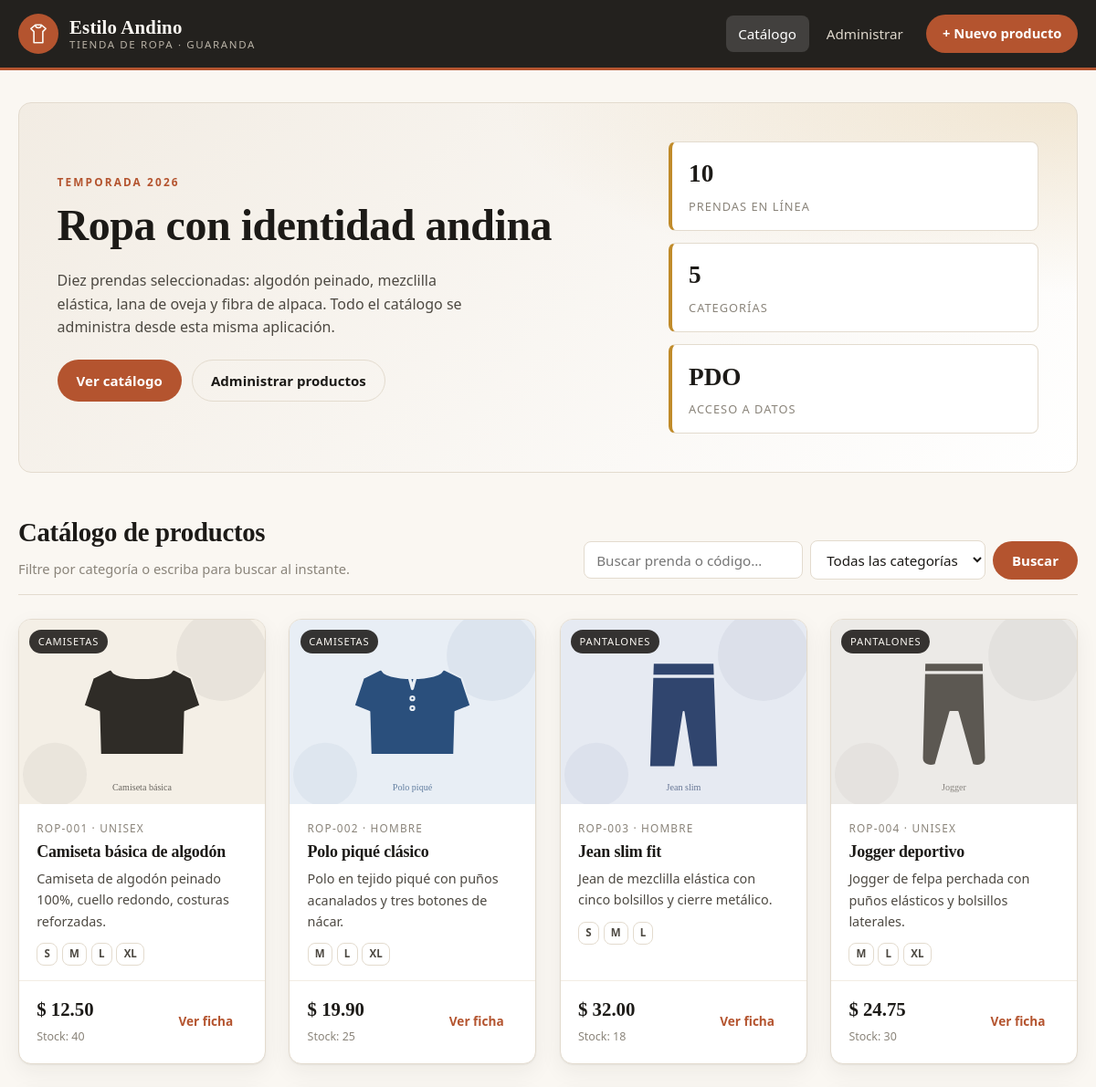
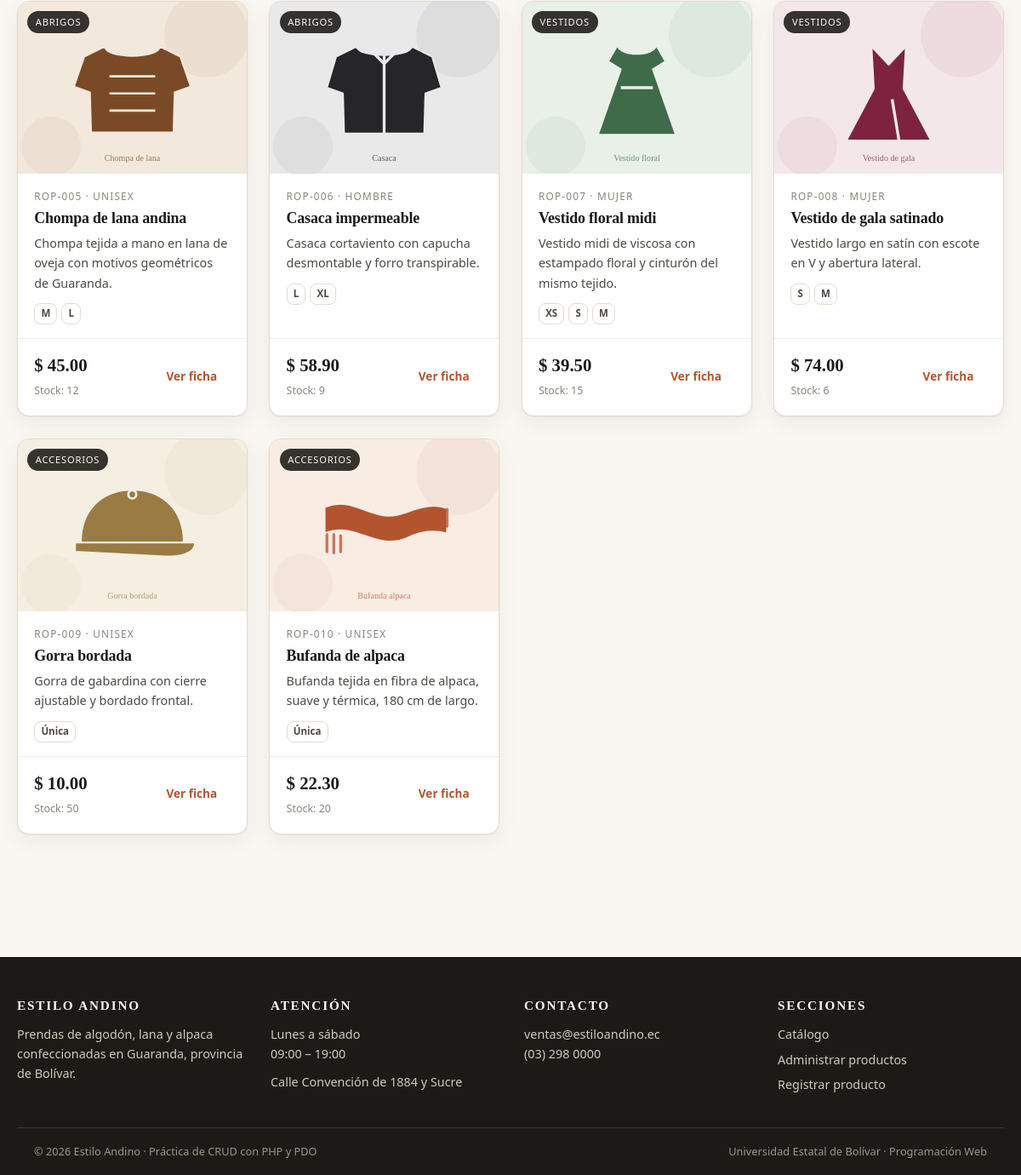
The page / on the database its author committed (2 pictures, top to bottom).
### tables this page shows
CREATE TABLE producto (
    id_producto     INT UNSIGNED  NOT NULL AUTO_INCREMENT,
    codigo          VARCHAR(15)   NOT NULL,       
    nombre          VARCHAR(100)  NOT NULL,
    descripcion     VARCHAR(400)  NULL,
    precio          DECIMAL(8,2)  NOT NULL,
    stock           INT UNSIGNED  NOT NULL DEFAULT 0,
    color           VARCHAR(30)   NULL,
    genero          ENUM('Hombre','Mujer','Unisex','Niño') NOT NULL DEFAULT 'Unisex',
    imagen          VARCHAR(120)  NULL,           
    activo          TINYINT(1)    NOT NULL DEFAULT 1,
    fecha_registro  TIMESTAMP     NOT NULL DEFAULT CURRENT_TIMESTAMP,
    id_categoria    INT UNSIGNED  NOT NULL,
    CONSTRAINT pk_producto PRIMARY KEY (id_producto),
    CONSTRAINT uq_producto_codigo UNIQUE (codigo),
    CONSTRAINT fk_producto_categoria
        FOREIGN KEY (id_categoria) REFERENCES categoria (id_categoria)
        ON UPDATE CASCADE ON DELETE RESTRICT,
    CONSTRAINT ck_producto_precio CHECK (precio > 0),
    INDEX idx_producto_nombre (nombre)
);

CREATE TABLE categoria (
    id_categoria INT UNSIGNED NOT NULL AUTO_INCREMENT,
    nombre       VARCHAR(50)  NOT NULL,
    descripcion  VARCHAR(150) NULL,
    CONSTRAINT pk_categoria PRIMARY KEY (id_categoria),
    CONSTRAINT uq_categoria_nombre UNIQUE (nombre)
);

### controlador/ProductoControlador.php (called while the page is built, shortened)
<?php
class ProductoControlador
{
    private ProductoModelo $productos;
    private CatalogoModelo $catalogo;
    public function __construct(PDO $pdo)
    {
        $this->productos = new ProductoModelo($pdo);
        $this->catalogo  = new CatalogoModelo($pdo);
    }
    public function manejar(string $accion): void
    {
        match ($accion) {
            'catalogo'   => $this->catalogo(),
            'panel'      => $this->panel(),
            'nuevo'      => $this->nuevo(),
            'editar'     => $this->editar(),
            'guardar'    => $this->guardar(),
            'actualizar' => $this->actualizar(),
            'eliminar'   => $this->eliminar(),
            'ver'        => $this->ver(),
            default      => $this->catalogo(),
        };
    }
    private function catalogo(): void
    {
        $busqueda    = trim((string) ($_GET['q'] ?? ''));
        $idCategoria = isset($_GET['cat']) && $_GET['cat'] !== '' ? (int) $_GET['cat'] : null;
        $this->render('catalogo', [
            'titulo'     => 'Catálogo',
            'productos'  => $this->productos->listar($busqueda, $idCategoria, true),
            'categorias' => $this->catalogo->categorias(),
            'busqueda'   => $busqueda,
            'catActual'  => $idCategoria,
        ]);
    }
    private function render(string $vista, array $datos = []): void
    {
        extract($datos, EXTR_SKIP);
        require __DIR__ . '/../vistas/encabezado.php';
        require __DIR__ . '/../vistas/' . $vista . '.php';
        require __DIR__ . '/../vistas/pie.php';
    }
}

### index.php (called while the page is built, shortened)
<?php
require_once __DIR__ . '/config/conexion.php';
require_once __DIR__ . '/config/utilidades.php';
require_once __DIR__ . '/modelo/ProductoModelo.php';
require_once __DIR__ . '/controlador/ProductoControlador.php';
$pdo         = obtenerConexion();
$controlador = new ProductoControlador($pdo);
$accion = (string) ($_GET['accion'] ?? 'catalogo');
$controlador->manejar($accion);

### config/utilidades.php (called while the page is built, shortened)
<?php
function e(?string $texto): string
{
    return htmlspecialchars((string) $texto, ENT_QUOTES, 'UTF-8');
}
function precio(float|string $valor): string
{
    return '$ ' . number_format((float) $valor, 2, '.', ',');
}
function rutaImagen(?string $archivo): string
{
    $archivo = trim((string) $archivo);
    if ($archivo !== '' && file_exists(__DIR__ . '/../img/' . $archivo)) {
        return 'img/' . $archivo;
    }
    return 'img/sin-imagen.svg';
}

### modelo/ProductoModelo.php (called while the page is built, shortened)
<?php
class ProductoModelo
{
    private PDO $pdo;
    public function __construct(PDO $pdo)
    {
        $this->pdo = $pdo;
    }
    public function listar(string $busqueda = '', ?int $idCategoria = null, bool $soloActivos = false): array
    {
        $sql = 'SELECT  p.id_producto, p.codigo, p.nombre, p.descripcion, p.precio,
                        p.stock, p.color, p.genero, p.imagen, p.activo, p.fecha_registro,
                        p.id_categoria, c.nombre AS categoria,
                        GROUP_CONCAT(t.etiqueta ORDER BY t.id_talla SEPARATOR ", ") AS tallas
                FROM        producto p
                INNER JOIN  categoria c       ON c.id_categoria = p.id_categoria
                LEFT  JOIN  producto_talla pt ON pt.id_producto = p.id_producto
                LEFT  JOIN  talla t           ON t.id_talla     = pt.id_talla
                WHERE 1 = 1';
        $parametros = [];
        if ($soloActivos) {
            $sql .= ' AND p.activo = 1';
        }
        $sql .= ' GROUP BY p.id_producto ORDER BY p.codigo ASC';
        try {
            $sentencia = $this->pdo->prepare($sql);
            $sentencia->execute($parametros);
            return $sentencia->fetchAll();
        } catch (PDOException $e) {
            error_log('[ProductoModelo::listar] ' . $e->getMessage());
            return [];
        }
    }
}

### vistas/catalogo.php (the view, shortened to what this page needs)
<section class="portada">
    <div class="portada__texto">
        <p class="portada__etiqueta">Temporada 2026</p>
        <h1>Ropa con identidad andina</h1>
        <p class="portada__bajada">
            Diez prendas seleccionadas: algodón peinado, mezclilla elástica, lana de oveja y
            fibra de alpaca. Todo el catálogo se administra desde esta misma aplicación.
        </p>
        <div class="portada__acciones">
            <a class="boton boton--principal" href="#catalogo">Ver catálogo</a>
            <a class="boton boton--linea" href="index.php?accion=panel">Administrar productos</a>
        </div>
    </div>
    <div class="portada__cifras">
        <div><strong><?= count($productos) ?></strong><span>prendas en línea</span></div>
        <div><strong><?= count($categorias) ?></strong><span>categorías</span></div>
        <div><strong>PDO</strong><span>acceso a datos</span></div>
    </div>
</section>
<section id="catalogo" class="seccion">
    <div class="seccion__cabeza">
        <div>
            <h2>Catálogo de productos</h2>
            <p class="seccion__ayuda">Filtre por categoría o escriba para buscar al instante.</p>
        </div>
        <form class="filtros" method="get" action="index.php">
            <input type="search" name="q" id="filtroVivo" value="<?= e($busqueda) ?>"
                   placeholder="Buscar prenda o código…" autocomplete="off">
            <select name="cat" onchange="this.form.submit()">
                <option value="">Todas las categorías</option>
            </select>
            <button class="boton boton--principal" type="submit">Buscar</button>
        </form>
    </div>
    <?php if ($productos === []): ?>
        <p class="vacio">No se encontraron productos con esos criterios.</p>
    <?php else: ?>
        <div class="rejilla" id="rejilla">
            <?php foreach ($productos as $p): ?>
                <article class="tarjeta"
                         data-nombre="<?= e(mb_strtolower($p['nombre'] . ' ' . $p['codigo'] . ' ' . $p['categoria'])) ?>">
                    <div class="tarjeta__imagen">
                        <img src="<?= e(rutaImagen($p['imagen'])) ?>" alt="<?= e($p['nombre']) ?>" loading="lazy">
                        <span class="insignia"><?= e($p['categoria']) ?></span>
                    </div>
                    <div class="tarjeta__cuerpo">
                        <p class="tarjeta__codigo"><?= e($p['codigo']) ?> &middot; <?= e($p['genero']) ?></p>
                        <h3><?= e($p['nombre']) ?></h3>
                        <p class="tarjeta__texto"><?= e($p['descripcion']) ?></p>
                        <?php if (!empty($p['tallas'])): ?>
                            <p class="tallas">
                                <?php foreach (explode(', ', (string) $p['tallas']) as $t): ?>
                                    <span class="talla"><?= e($t) ?></span>
                                <?php endforeach; ?>
                            </p>
                        <?php endif; ?>
                    </div>
                    <div class="tarjeta__pie">
                        <div>
                            <span class="precio"><?= precio($p['precio']) ?></span>
                            <small class="stock">Stock: <?= (int) $p['stock'] ?></small>
                        </div>
                        <a class="boton boton--pequeno" href="index.php?accion=ver&id=<?= (int) $p['id_producto'] ?>">
                            Ver ficha
                        </a>
                    </div>
                </article>
            <?php endforeach; ?>
        </div>
    <?php endif; ?>
</section>

### vistas/encabezado.php (shortened to what this page needs)
<?php
$accionActual = $_GET['accion'] ?? 'catalogo';
?>
<!DOCTYPE html>
<html lang="es">
<head>
    <link rel="stylesheet" href="css/estilos.css">
</head>
<body>
<header class="cabecera">
    <div class="cabecera__barra contenedor">
        <a class="marca" href="index.php?accion=catalogo">
            <span class="marca__icono" aria-hidden="true">
                <svg viewBox="0 0 32 32" width="26" height="26">
                    <path d="M12 4h8l6 5-4 4v15H10V13l-4-4 6-5Z" fill="none" stroke="currentColor" stroke-width="2" stroke-linejoin="round"/>
                    <path d="M12 4a4 4 0 0 0 8 0" fill="none" stroke="currentColor" stroke-width="2"/>
                </svg>
            </span>
            <span class="marca__texto">
                <strong>Estilo Andino</strong>
                <small>Tienda de ropa &middot; Guaranda</small>
            </span>
        </a>
        <nav class="menu" aria-label="Navegación principal">
            <a class="menu__enlace <?= $accionActual === 'catalogo' ? 'activo' : '' ?>"
               href="index.php?accion=catalogo">Catálogo</a>
            <a class="menu__enlace <?= in_array($accionActual, ['panel', 'editar'], true) ? 'activo' : '' ?>"
               href="index.php?accion=panel">Administrar</a>
            <a class="menu__boton <?= $accionActual === 'nuevo' ? 'activo' : '' ?>"
               href="index.php?accion=nuevo">+ Nuevo producto</a>
        </nav>
    </div>
</header>
<main class="cuerpo contenedor">

### vistas/pie.php (shortened to what this page needs)
</main>
<footer class="pie">
    <div class="pie__contenido contenedor">
        <div class="pie__col">
            <h4>Estilo Andino</h4>
            <p>Prendas de algodón, lana y alpaca confeccionadas en Guaranda, provincia de Bolívar.</p>
        </div>
        <div class="pie__col">
            <h4>Atención</h4>
            <p>Lunes a sábado<br>09:00 – 19:00</p>
            <p>Calle Convención de 1884 y Sucre</p>
        </div>
        <div class="pie__col">
            <h4>Contacto</h4>
            <p>ventas@estiloandino.ec<br>(03) 298 0000</p>
        </div>
        <div class="pie__col">
            <h4>Secciones</h4>
            <ul class="pie__lista">
                <li><a href="index.php?accion=catalogo">Catálogo</a></li>
                <li><a href="index.php?accion=panel">Administrar productos</a></li>
                <li><a href="index.php?accion=nuevo">Registrar producto</a></li>
            </ul>
        </div>
    </div>
    <div class="pie__base">
        <p>&copy; <?= date('Y') ?> Estilo Andino &middot; Práctica de CRUD con PHP y PDO</p>
        <p>Universidad Estatal de Bolívar &middot; Programación Web</p>
    </div>
</footer>
</body>
</html>

### rows shown on the page
producto: imagen (picture), id_categoria.nombre "CAMISETAS", codigo "ROP-001", genero "UNISEX", nombre "Camiseta básica de algodón", descripcion "Camiseta de algodón peinado 100%, cuello redondo, costuras reforzadas.", t "S", t "M", t "L", t "XL", precio "$ 12.50", stock "40"
producto: imagen (picture), id_categoria.nombre "CAMISETAS", codigo "ROP-002", genero "HOMBRE", nombre "Polo piqué clásico", descripcion "Polo en tejido piqué con puños acanalados y tres botones de nácar.", t "M", t "L", t "XL", precio "$ 19.90", stock "25"
producto: imagen (picture), id_categoria.nombre "PANTALONES", codigo "ROP-003", genero "HOMBRE", nombre "Jean slim fit", descripcion "Jean de mezclilla elástica con cinco bolsillos y cierre metálico.", t "S", t "M", t "L", precio "$ 32.00", stock "18"
producto: imagen (picture), id_categoria.nombre "PANTALONES", codigo "ROP-004", genero "UNISEX", nombre "Jogger deportivo", descripcion "Jogger de felpa perchada con puños elásticos y bolsillos laterales.", t "M", t "L", t "XL", precio "$ 24.75", stock "30"
producto: imagen (picture), id_categoria.nombre "ABRIGOS", codigo "ROP-005", genero "UNISEX", nombre "Chompa de lana andina", descripcion "Chompa tejida a mano en lana de oveja con motivos geométricos de Guaranda.", t "M", t "L", precio "$ 45.00", stock "12"
producto: imagen (picture), id_categoria.nombre "ABRIGOS", codigo "ROP-006", genero "HOMBRE", nombre "Casaca impermeable", descripcion "Casaca cortaviento con capucha desmontable y forro transpirable.", t "L", t "XL", precio "$ 58.90", stock "9"
producto: imagen (picture), id_categoria.nombre "VESTIDOS", codigo "ROP-007", genero "MUJER", nombre "Vestido floral midi", descripcion "Vestido midi de viscosa con estampado floral y cinturón del mismo tejido.", t "XS", t "S", t "M", precio "$ 39.50", stock "15"
producto: imagen (picture), id_categoria.nombre "VESTIDOS", codigo "ROP-008", genero "MUJER", nombre "Vestido de gala satinado", descripcion "Vestido largo en satín con escote en V y abertura lateral.", t "S", t "M", precio "$ 74.00", stock "6"
producto: imagen (picture), id_categoria.nombre "ACCESORIOS", codigo "ROP-009", genero "UNISEX", nombre "Gorra bordada", descripcion "Gorra de gabardina con cierre ajustable y bordado frontal.", t "Única", precio "$ 10.00", stock "50"
producto: imagen (picture), id_categoria.nombre "ACCESORIOS", codigo "ROP-010", genero "UNISEX", nombre "Bufanda de alpaca", descripcion "Bufanda tejida en fibra de alpaca, suave y térmica, 180 cm de largo.", t "Única", precio "$ 22.30", stock "20"

### other values the page prints
count($productos) "10"
count($categorias) "5"
